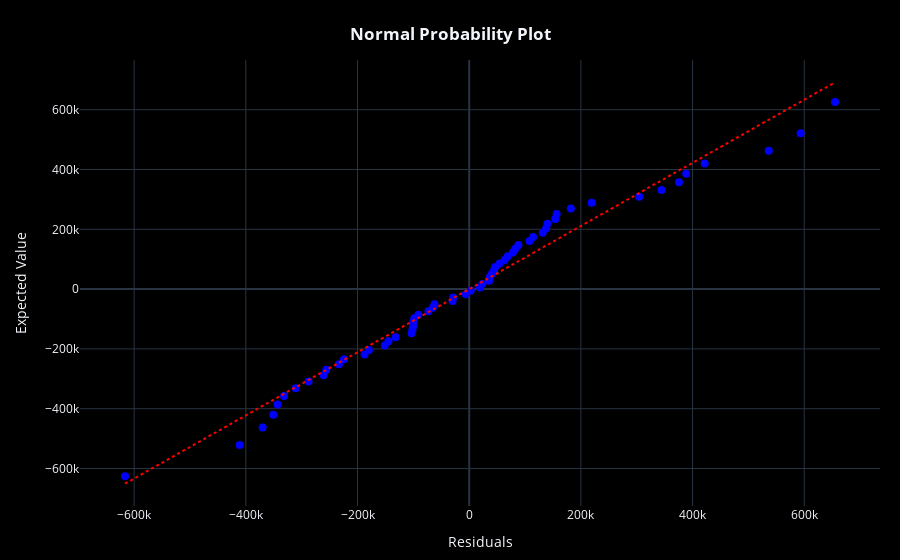

The notebook cell this image was saved under:
### Markdown cell above
# 1. Normalidad de los Residuales con Media Cero

Es fundamental asegurar que los residuales del modelo se distribuyen de manera normal y que tienen una media cercana a cero. Existen dos enfoques para verificar este supuesto: el método gráfico y el método analítico. En este proyecto utilizaremos ambos enfoques para tener una confirmación visual y estadística de la normalidad de los residuales.

## Método Gráfico

Para la validación gráfica, utilizaremos el QQ plot (gráfico de cuantiles) y un histograma de los residuales. En el QQ plot, el eje "x" representa los cuantiles teóricos de una distribución normal, mientras que el eje "y" muestra los cuantiles observados de los residuales. Una línea de tendencia se superpone en el gráfico para ayudarnos a visualizar la dispersión de los puntos: cuanto más cerca estén los puntos de la línea, más normal será la distribución de los residuales. Adicionalmente, un histograma de los residuales nos permite evaluar la forma de su distribución y verificar que esté centrada en cero.

### Análisis del Método Gráfico
En el QQ plot, podemos observar que los puntos están alineados en gran medida con la línea de tendencia, lo que indica que los residuales siguen una distribución normal. El histograma de los residuales también muestra una forma aproximadamente simétrica y centrada alrededor de cero. Ambos gráficos respaldan la validez del supuesto de normalidad con media cero para los residuales.

## Método Analítico

Complementariamente, aplicamos la prueba de normalidad Chi-cuadrado. Esta prueba estadística permite verificar si la distribución de los residuales es significativamente diferente de una distribución normal. La hipótesis nula de esta prueba postula que los residuales siguen una distribución normal con media 0, mientras que la hipótesis alternativa indica lo contrario.

### Análisis del Método Analítico
Los resultados de la prueba Chi-cuadrado muestran que no hay evidencia suficiente para rechazar la hipótesis de normalidad con media 0 de los residuales. Esto confirma, de manera analítica, que los residuales provienen de una distribución normal con media cero, validando así uno de los supuestos clave para la confiabilidad del modelo.

### Code cell
# Normalidad Media 0: Método Gráfico para confirmar que los residuales provienen de una distribución Normal

fig = mejorModelo['qqplot'].update_layout(hovermode='x unified', margin=dict(r=20, b=20),autosize=True, plot_bgcolor='#000', paper_bgcolor='#000').update_xaxes(showticklabels=True).update_traces(hoverlabel=dict(bgcolor='#fff'))

config = {
    'responsive':True,
    'scrollZoom':False,
    'staticPlot':False,
    'displayModeBar':False
}

fig.show(config=config)

### Figure 1 — Plotly figure (JSON) as saved in the notebook; plotly's stock layout.template omitted (floating-point values rounded to 4 significant figures)
{"data": [{"hoverlabel": {"bgcolor": "#fff"}, "hovertemplate": "Residuals: %{x}<br>Expected Value: %{y}", "legendgroup": "", "line": {"dash": "dot"}, "marker": {"color": "blue", "coloraxis": "coloraxis", "size": 8, "symbol": "circle"}, "mode": "markers", "name": "", "orientation": "v", "showlegend": false, "type": "scatter", "x": [-616300.0, -411000.0, -369900.0, -350800.0, -343100.0, -331500.0, -310700.0, -287700.0, -260700.0, -255900.0, -233200.0, -224200.0, -187400.0, -179600.0, -151200.0, -144700.0, -131700.0, -103200.0, -101500.0, -100400.0, -100400.0, -98380.0, -91010.0, -72810.0, -65130.0, -62130.0, -29690.0, -28690.0, -6178.0, 2806.0, 19430.0, 23480.0, 35670.0, 36580.0, 40360.0, 44280.0, 46530.0, 54550.0, 63560.0, 68980.0, 78220.0, 82500.0, 88190.0, 108000.0, 114400.0, 131700.0, 137900.0, 140200.0, 154100.0, 156600.0, 182000.0, 219400.0, 304400.0, 344300.0, 375600.0, 388600.0, 421700.0, 536400.0, 593400.0, 655100.0], "xaxis": "x", "y": [-625600.0, -521300.0, -462700.0, -420200.0, -386100.0, -357200.0, -331800.0, -309100.0, -288400.0, -269300.0, -251400.0, -234600.0, -218600.0, -203300.0, -188700.0, -174600.0, -160900.0, -147700.0, -134800.0, -122200.0, -109900.0, -97740.0, -85820.0, -74070.0, -62450.0, -50940.0, -39530.0, -28190.0, -16890.0, -5627.0, 5627.0, 16890.0, 28190.0, 39530.0, 50940.0, 62450.0, 74070.0, 85820.0, 97740.0, 109900.0, 122200.0, 134800.0, 147700.0, 160900.0, 174600.0, 188700.0, 203300.0, 218600.0, 234600.0, 251400.0, 269300.0, 288400.0, 309100.0, 331800.0, 357200.0, 386100.0, 420200.0, 462700.0, 521300.0, 625600.0], "yaxis": "y"}, {"hoverlabel": {"bgcolor": "#fff"}, "line": {"color": "red", "dash": "dot"}, "mode": "lines", "name": "OLS", "type": "scatter", "x": [-616300.0, -411000.0, -369900.0, -350800.0, -343100.0, -331500.0, -310700.0, -287700.0, -260700.0, -255900.0, -233200.0, -224200.0, -187400.0, -179600.0, -151200.0, -144700.0, -131700.0, -103200.0, -101500.0, -100400.0, -100400.0, -98380.0, -91010.0, -72810.0, -65130.0, -62130.0, -29690.0, -28690.0, -6178.0, 2806.0, 19430.0, 23480.0, 35670.0, 36580.0, 40360.0, 44280.0, 46530.0, 54550.0, 63560.0, 68980.0, 78220.0, 82500.0, 88190.0, 108000.0, 114400.0, 131700.0, 137900.0, 140200.0, 154100.0, 156600.0, 182000.0, 219400.0, 304400.0, 344300.0, 375600.0, 388600.0, 421700.0, 536400.0, 593400.0, 655100.0], "y": [-650700.0, -433900.0, -390500.0, -370400.0, -362300.0, -349900.0, -328000.0, -303700.0, -275200.0, -270100.0, -246200.0, -236600.0, -197800.0, -189600.0, -159600.0, -152700.0, -139100.0, -108900.0, -107200.0, -106000.0, -106000.0, -103900.0, -96090.0, -76870.0, -68760.0, -65590.0, -31350.0, -30290.0, -6523.0, 2963.0, 20520.0, 24790.0, 37660.0, 38620.0, 42610.0, 46750.0, 49130.0, 57590.0, 67110.0, 72820.0, 82580.0, 87100.0, 93110.0, 114100.0, 120800.0, 139100.0, 145600.0, 148000.0, 162700.0, 165300.0, 192200.0, 231600.0, 321300.0, 363500.0, 396600.0, 410300.0, 445300.0, 566300.0, 626500.0, 691600.0]}], "layout": {"autosize": true, "coloraxis": {"colorbar": {"title": {"text": "Expected Value"}}, "colorscale": [[0, "#0d0887"], [0.1111, "#46039f"], [0.2222, "#7201a8"], [0.3333, "#9c179e"], [0.4444, "#bd3786"], [0.5556, "#d8576b"], [0.6667, "#ed7953"], [0.7778, "#fb9f3a"], [0.8889, "#fdca26"], [1, "#f0f921"]]}, "hovermode": "x unified", "legend": {"tracegroupgap": 0}, "margin": {"b": 20, "r": 20, "t": 60}, "paper_bgcolor": "#000", "plot_bgcolor": "#000", "showlegend": false, "title": {"text": "<b>Normal Probability Plot</b>", "x": 0.5, "xanchor": "center", "y": 0.95, "yanchor": "top"}, "xaxis": {"anchor": "y", "domain": [0, 1], "showticklabels": true, "title": {"text": "Residuals"}}, "yaxis": {"anchor": "x", "domain": [0, 1], "title": {"text": "Expected Value"}}}}
